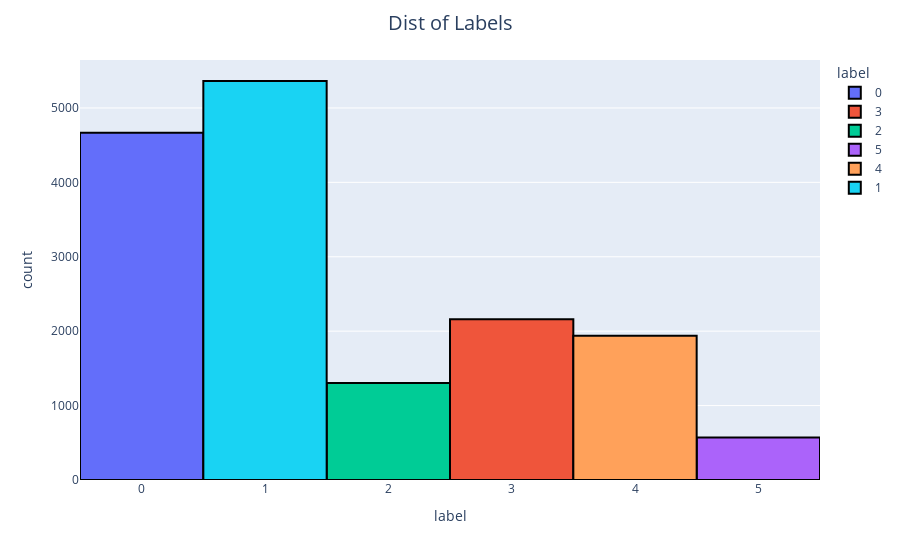

The code cell stored with this chart in its notebook:
### Markdown cell above
### Distribution of the Labels

### Code cell
fig = px.histogram(train, x = 'label', color='label' )

fig.update_traces(marker=dict(line=dict(color="#000000", width=2 )) )

fig.update_layout(title_text='Dist of Labels', title_x=0.5, title_font=dict(size=20))

fig.show()

### Figure 1 — Plotly figure (JSON) as saved in the notebook; plotly's stock layout.template omitted (floating-point values rounded to 4 significant figures; data arrays with more than 128 entries replaced by an {"elided": "..."} marker saying what was removed)
{"data": [{"alignmentgroup": "True", "bingroup": "x", "hovertemplate": "label=%{x}<br>count=%{y}<extra></extra>", "legendgroup": "0", "marker": {"color": "#636efa", "line": {"color": "#000000", "width": 2}, "pattern": {"shape": ""}}, "name": "0", "offsetgroup": "0", "orientation": "v", "showlegend": true, "type": "histogram", "x": {"elided": "4666 int values"}, "xaxis": "x", "yaxis": "y"}, {"alignmentgroup": "True", "bingroup": "x", "hovertemplate": "label=%{x}<br>count=%{y}<extra></extra>", "legendgroup": "3", "marker": {"color": "#EF553B", "line": {"color": "#000000", "width": 2}, "pattern": {"shape": ""}}, "name": "3", "offsetgroup": "3", "orientation": "v", "showlegend": true, "type": "histogram", "x": {"elided": "2159 int values"}, "xaxis": "x", "yaxis": "y"}, {"alignmentgroup": "True", "bingroup": "x", "hovertemplate": "label=%{x}<br>count=%{y}<extra></extra>", "legendgroup": "2", "marker": {"color": "#00cc96", "line": {"color": "#000000", "width": 2}, "pattern": {"shape": ""}}, "name": "2", "offsetgroup": "2", "orientation": "v", "showlegend": true, "type": "histogram", "x": {"elided": "1304 int values"}, "xaxis": "x", "yaxis": "y"}, {"alignmentgroup": "True", "bingroup": "x", "hovertemplate": "label=%{x}<br>count=%{y}<extra></extra>", "legendgroup": "5", "marker": {"color": "#ab63fa", "line": {"color": "#000000", "width": 2}, "pattern": {"shape": ""}}, "name": "5", "offsetgroup": "5", "orientation": "v", "showlegend": true, "type": "histogram", "x": {"elided": "572 int values"}, "xaxis": "x", "yaxis": "y"}, {"alignmentgroup": "True", "bingroup": "x", "hovertemplate": "label=%{x}<br>count=%{y}<extra></extra>", "legendgroup": "4", "marker": {"color": "#FFA15A", "line": {"color": "#000000", "width": 2}, "pattern": {"shape": ""}}, "name": "4", "offsetgroup": "4", "orientation": "v", "showlegend": true, "type": "histogram", "x": {"elided": "1937 int values"}, "xaxis": "x", "yaxis": "y"}, {"alignmentgroup": "True", "bingroup": "x", "hovertemplate": "label=%{x}<br>count=%{y}<extra></extra>", "legendgroup": "1", "marker": {"color": "#19d3f3", "line": {"color": "#000000", "width": 2}, "pattern": {"shape": ""}}, "name": "1", "offsetgroup": "1", "orientation": "v", "showlegend": true, "type": "histogram", "x": {"elided": "5362 int values"}, "xaxis": "x", "yaxis": "y"}], "layout": {"barmode": "relative", "legend": {"title": {"text": "label"}, "tracegroupgap": 0}, "margin": {"t": 60}, "title": {"font": {"size": 20}, "text": "Dist of Labels", "x": 0.5}, "xaxis": {"anchor": "y", "categoryarray": [0, 3, 2, 5, 4, 1], "categoryorder": "array", "domain": [0, 1], "title": {"text": "label"}}, "yaxis": {"anchor": "x", "domain": [0, 1], "title": {"text": "count"}}}}
